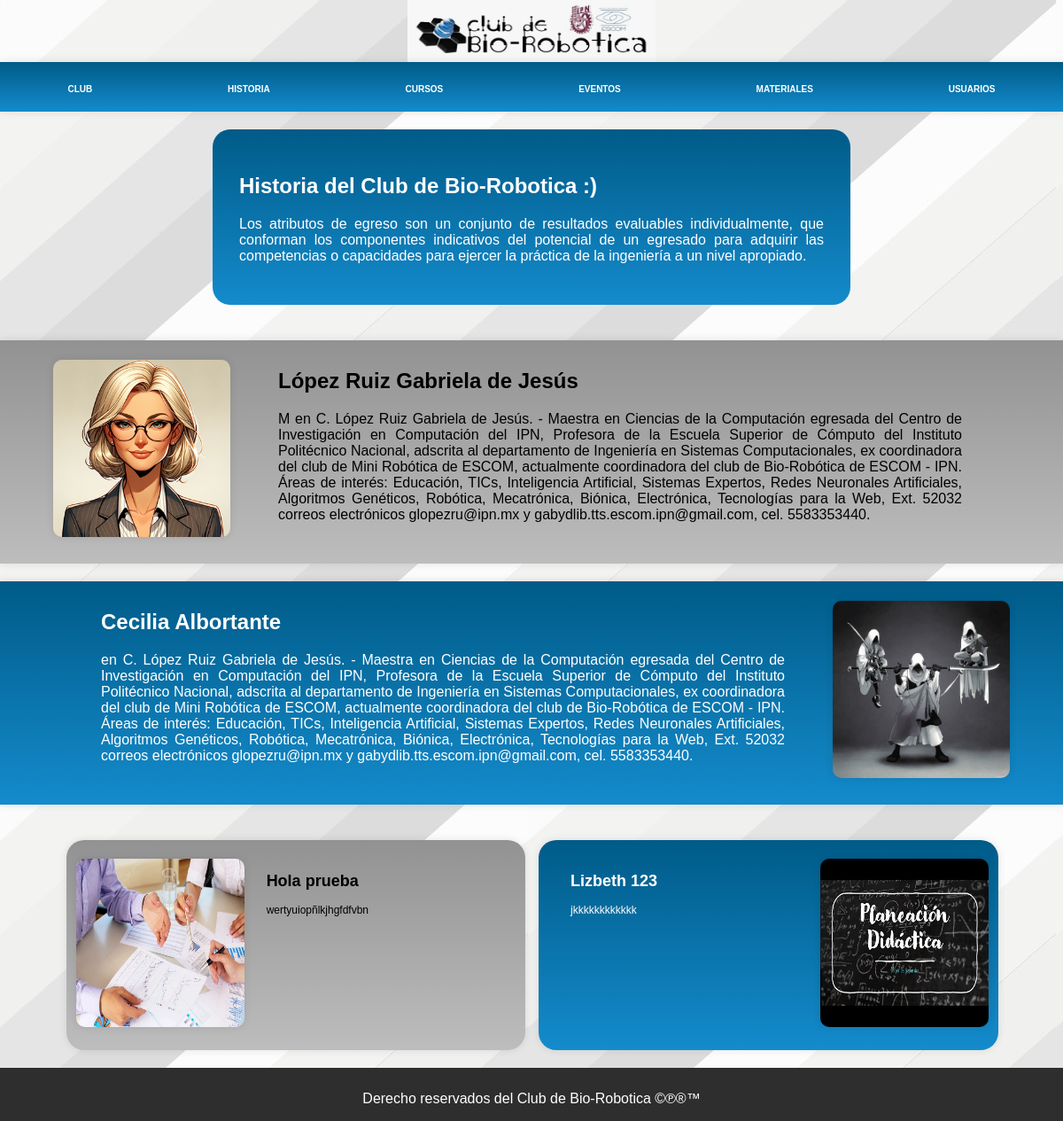
Screenshot of /resource/Historia.php with the database file from the repository.
### tables this page shows
CREATE TABLE `docentes` (
  `id` int NOT NULL AUTO_INCREMENT,
  `nombre` varchar(255) DEFAULT NULL,
  `informacion` text,
  `imagen` varchar(255) DEFAULT NULL,
  PRIMARY KEY (`id`)
);

CREATE TABLE `antecedentes` (
  `id` int NOT NULL AUTO_INCREMENT,
  `nombre` varchar(255) DEFAULT NULL,
  `informacion` text,
  `imagen` varchar(255) DEFAULT NULL,
  PRIMARY KEY (`id`)
);

### resource/Historia.php (the view, shortened to what this page needs)
<!DOCTYPE html>
<html lang="es">
<head>
    <link rel="stylesheet" href="../css/Panel.css">
    <link rel="stylesheet" href="../css/Historia.css">
</head>
<body>
    <div id="Logo_Bio">
        <div id="logo1">
            <img src="../img/Logo.jpg" alt="LogoBio" id="Logo">
        </div>
    </div>
    <div id="panel-contenedor">
        <div id="opciones-panel">
            <a href="club.php" class="opcion">Club</a>
            <a href="historia.php" class="opcion">Historia</a>
            <div id="usuarios-opciones" class="opcion">
                Cursos
            </div>
            <a href="eventos.php" class="opcion">Eventos</a>
            <a href="materiales.php" class="opcion">Materiales</a>
            <?php if(!isset($_SESSION['loggedin'])) { ?>
            <div id="usuarios-opciones" class="opcion">
                Usuarios
            </div>
            <?php }?>
        </div>
    </div>
    <div id="Encabezados">
        <?php
        include '../database/Conexion.php';
        $categoria = "historia";
        $sql = "SELECT nombre, descripcion FROM encabezados WHERE categoria = '$categoria'";
        $result = $conn->query($sql);
        if ($result->num_rows > 0) {
            while ($row = $result->fetch_assoc()) {
                $nombre = $row["nombre"];
                $descripcion = $row["descripcion"];
                echo "<h2>$nombre</h2>";
                echo "<p>$descripcion</p>";
            }
        } else {
            echo "<p>No hay encabezados disponibles para la categoría '$categoria'.</p>";
        }
        ?>
    </div>
    <div id="historia">
        <?php
        echo "<div id=\"caja_de_eventos\">";
        include '../database/Conexion.php';
        $sql = "SELECT nombre, informacion, imagen FROM docentes";
        $result = $conn->query($sql);
        $contador = 0;
        if ($result->num_rows > 0) {
            while ($row = $result->fetch_assoc()) {
                $nombre = $row["nombre"];
                $informacion = $row["informacion"];
                $nombre_imagen = $row["imagen"];
                $ruta_imagen = "../img/Historia/Profesores/$nombre_imagen";
                if ($contador % 2 != 0) {
                    echo "<div id=\"eventos1\">";
                    echo "<div id=\"info\">";
                    echo "<h2>$nombre</h2>";
                    echo "<p>$informacion</p>";
                    echo "</div>";
                    echo "<div id=\"eventos\"><img src=\"$ruta_imagen\" alt=\"Imagen-Curso\" id=\"Imagen-Curso\"></div>";
                    echo "</div>";
                }else{
                    echo "<div id=\"eventos2\">";
                    echo "<div id=\"eventos\"><img src=\"$ruta_imagen\" alt=\"Imagen-Curso\" id=\"Imagen-Curso\"></div>";
                    echo "<div id=\"info\">";
                    echo "<h2>$nombre</h2>";
                    echo "<p>$informacion</p>";
                    echo "</div>";
                    echo "</div>";
                }
                $contador++;
            }
        } else {
            echo "<p>Informacion no disponible</p>";
        }
        echo "</div>";
        echo "<div id=\"caja_de_antecedentes\">";
        include '../database/Conexion.php';
        $sql = "SELECT nombre, informacion, imagen FROM antecedentes";
        $result = $conn->query($sql);
        $contador = 0;
        if ($result->num_rows > 0) {
            while ($row = $result->fetch_assoc()) {
                $nombre = $row["nombre"];
                $informacion = $row["informacion"];
                $nombre_imagen = $row["imagen"];
                $ruta_imagen = "../img/Historia/Antecedentes/$nombre_imagen";
                if ($contador % 2 != 0) {
                    echo "<div id=\"antecedente1\">";
                    echo "<div id=\"infoA\">";
                    echo "<h2>$nombre</h2>";
                    echo "<p>$informacion</p>";
                    echo "</div>";
                    echo "<div id=\"antecedentes\"><img src=\"$ruta_imagen\" alt=\"Imagen-Curso\" id=\"Imagen-Antecedente\"></div>";
                    echo "</div>";
                }else{
                    echo "<div id=\"antecedente2\">";
                    echo "<div id=\"eantecedente\"><img src=\"$ruta_imagen\" alt=\"Imagen-Curso\" id=\"Imagen-Antecedente\"></div>";
                    echo "<div id=\"infoA\">";
                    echo "<h2>$nombre</h2>";
                    echo "<p>$informacion</p>";
                    echo "</div>";
                    echo "</div>";
                }
                $contador++;
            }
        } else {
            echo "<p>No hay antecendentes disponibles.</p>";
        }
        echo "</div>";
        ?>
    </div>
    <div id="boque-final">
        <div id="datos-contacto">
            <p>Derecho reservados del Club de Bio-Robotica ©℗®™</p>
        </div>
    </div>
</body>
</html>

### css/Panel.css (style rules this page uses)
body { background-image: url("../img/Fondo-p.jpg"); font-family: 'Raleway', sans-serif; }
@media only screen and (min-width: 801px) { body { margin: 0; padding: 0; text-align: center; } }
@media only screen and (min-width: 801px) { #logo1 { margin-left: 0%; } }
@media only screen and (min-width: 801px) { #Logo_Bio { width: 100%; height: 70px; padding: 0%; } }
@media only screen and (min-width: 801px) { #Logo { width: 280px; height: 70px; } }
@media only screen and (min-width: 801px) { #panel-contenedor { text-transform: uppercase; background: linear-gradient(#005B88, #148BCC); box-shadow: 0 0 10px rgba(0, 0, 0, 0.1); padding-top: 10px; padding-bottom: 10px; font-size: 10px; font-weight: bold; } }
@media only screen and (min-width: 801px) { #opciones-panel { display: flex; justify-content: space-around; margin-top: 5px; position: relative; } }
@media only screen and (min-width: 801px) { .opcion { padding: 10px 20px; border-radius: 5px; cursor: pointer; text-decoration: none; color: #ffffff; transition: background-color 0.3s; position: relative; } }
@media only screen and (min-width: 801px) { #boque-final { background-color: #2e2e2e; padding-top: 10px; width: 100%; height: 50px; color: white; } }

### css/Historia.css (style rules this page uses)
body { background-image: url("../img/Fondo-p.jpg"); font-family: 'Raleway', sans-serif; }
body { display: flex; flex-direction: column; }
#historia { text-align: center; flex: 1; }
@media only screen and (min-width: 801px) { #Encabezados { background: linear-gradient(#005B88, #148BCC); color: white; padding: 30px; margin-top: 20px; margin-left: 20%; margin-right: 20%; margin-bottom: 20px; border-radius: 20px; -webkit-border-radius: 20px; -moz-border-radius: 20px; -ms-border-radius: 20px; -o-border-radius: 20px; text-align: justify; } }
@media only screen and (min-width: 801px) { #caja_de_eventos { width: 100%; } }
@media only screen and (min-width: 801px) { #eventos1, #eventos2 { padding-top: 1%; padding-bottom: 5%; padding-left: 5%; padding-right: 5%; display: flex; box-shadow: 0 0 10px rgba(0, 0, 0, 0.1); margin-top: 20px; margin-bottom: 20px; } }
@media only screen and (min-width: 801px) { #eventos1 { background: linear-gradient(#005B88, #148BCC); color: white; height: 180px; } }
@media only screen and (min-width: 801px) { #eventos2 { background: linear-gradient(#929292, #bdbdbd); height: 180px; } }
@media only screen and (min-width: 801px) { #Imagen-Curso { border-radius: 10px; margin-top: 5%; -webkit-border-radius: 10px; -moz-border-radius: 10px; -ms-border-radius: 10px; -o-border-radius: 10px; height: 200px; width: 200px; box-shadow: 0 0 10px rgba(0, 0, 0, 0.1); } }
@media only screen and (min-width: 801px) { #info { padding-left: 5%; padding-right: 5%; text-align: justify; width: 90%; } }
@media only screen and (min-width: 801px) { #caja_de_antecedentes { width: auto; display: flex; flex-wrap: wrap; justify-content: flex-start; padding-left: 5%; padding-right: 5%; } }
@media only screen and (min-width: 801px) { #antecedente1, #antecedente2 { padding-top: 2%; padding-bottom: 2%; padding-left: 1%; padding-right: 1%; display: flex; box-shadow: 0 0 10px rgba(0, 0, 0, 0.1); margin-top: 20px; margin-left: 15px; margin-bottom: 20px; width: 46%; height: auto; border-radius: 20px; -webkit-border-radius: 20px; -moz-border-radius: 20px; -ms-border-radius: 20px; -o-border-radius: 20px; } }
@media only screen and (min-width: 801px) { #antecedente1 { background: linear-gradient(#005B88, #148BCC); color: white; } }
@media only screen and (min-width: 801px) { #antecedente2 { background: linear-gradient(#929292, #bdbdbd); } }
@media only screen and (min-width: 801px) { #Imagen-Antecedente { border-radius: 10px; -webkit-border-radius: 10px; -moz-border-radius: 10px; -ms-border-radius: 10px; -o-border-radius: 10px; height: 190px; width: 190px; box-shadow: 0 0 10px rgba(0, 0, 0, 0.1); } }
@media only screen and (min-width: 801px) { #Imagen-Curso { border-radius: 10px; -webkit-border-radius: 10px; -moz-border-radius: 10px; -ms-border-radius: 10px; -o-border-radius: 10px; height: 200px; width: 200px; box-shadow: 0 0 10px rgba(0, 0, 0, 0.1); } }
@media only screen and (min-width: 801px) { #infoA { padding-left: 5%; padding-right: 5%; text-align: justify; font-size: 12px; width: 80%; } }
@media only screen and (min-width: 801px) { #boque-final { background-color: #2e2e2e; padding-top: 10px; width: 100%; height: 50px; color: white; } }

### rows the page displays
docentes: imagen (picture), nombre "López Ruiz Gabriela de Jesús", informacion "M en C. López Ruiz Gabriela de Jesús. - Maestra en Ciencias de la Computación egresada del Centro de Investigación en Computación del IPN, Profesora de la Escuela Superior de Cómputo del Instituto Politécnico Nacional, adscrita al departamento de Ingeniería en Sistemas Computacionales, ex coordinadora del club de Mini Robótica de ESCOM, actualmente coordinadora del club de Bio-Robótica de ESCOM - IPN. Áreas de interés: Educación, TICs, Inteligencia Artificial, Sistemas Expertos, Redes Neuronales Artificiales, Algoritmos Genéticos, Robótica, Mecatrónica, Biónica, Electrónica, Tecnologías para la Web, Ext. 52032 correos electrónicos glopezru@ipn.mx y gabydlib.tts.escom.ipn@gmail.com, cel.…"
docentes: nombre "Cecilia Albortante", informacion "en C. López Ruiz Gabriela de Jesús. - Maestra en Ciencias de la Computación egresada del Centro de Investigación en Computación del IPN, Profesora de la Escuela Superior de Cómputo del Instituto Politécnico Nacional, adscrita al departamento de Ingeniería en Sistemas Computacionales, ex coordinadora del club de Mini Robótica de ESCOM, actualmente coordinadora del club de Bio-Robótica de ESCOM - IPN. Áreas de interés: Educación, TICs, Inteligencia Artificial, Sistemas Expertos, Redes Neuronales Artificiales, Algoritmos Genéticos, Robótica, Mecatrónica, Biónica, Electrónica, Tecnologías para la Web, Ext. 52032 correos electrónicos glopezru@ipn.mx y gabydlib.tts.escom.ipn@gmail.com, cel.…", imagen (picture)
antecedentes: imagen (picture), nombre "Hola prueba", informacion "wertyuiopñlkjhgfdfvbn"
antecedentes: nombre "Lizbeth 123", informacion "jkkkkkkkkkkkk", imagen (placeholder picture)

### other values shown
$nombre "Historia del Club de Bio-Robotica :)"
